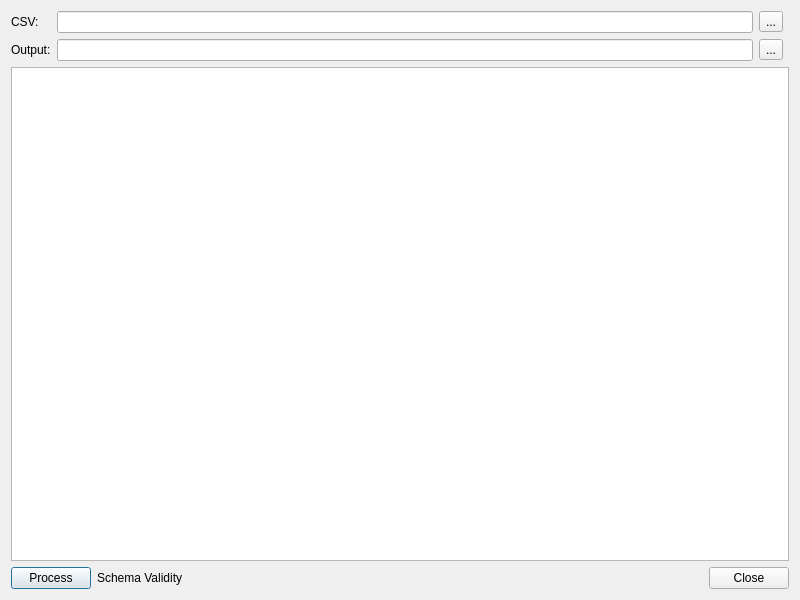
<?xml version="1.0" encoding="UTF-8"?>
<ui version="4.0">
 <class>Dialog</class>
 <widget class="QDialog" name="Dialog">
  <property name="geometry">
   <rect>
    <x>0</x>
    <y>0</y>
    <width>800</width>
    <height>600</height>
   </rect>
  </property>
  <property name="windowTitle">
   <string>Dialog</string>
  </property>
  <layout class="QGridLayout" name="gridLayout">
   <item row="1" column="0">
    <widget class="QLabel" name="label_2">
     <property name="text">
      <string>Output:</string>
     </property>
    </widget>
   </item>
   <item row="0" column="2">
    <widget class="QToolButton" name="csvSelectorButton">
     <property name="text">
      <string>...</string>
     </property>
    </widget>
   </item>
   <item row="1" column="1">
    <widget class="QLineEdit" name="outputPath"/>
   </item>
   <item row="2" column="0" colspan="4">
    <widget class="QPlainTextEdit" name="log"/>
   </item>
   <item row="0" column="0">
    <widget class="QLabel" name="label">
     <property name="text">
      <string>CSV:</string>
     </property>
    </widget>
   </item>
   <item row="0" column="1">
    <widget class="QLineEdit" name="csvPath"/>
   </item>
   <item row="1" column="2">
    <widget class="QToolButton" name="outputSelectorButton">
     <property name="text">
      <string>...</string>
     </property>
    </widget>
   </item>
   <item row="3" column="0" colspan="4">
    <layout class="QHBoxLayout" name="horizontalLayout">
     <item>
      <widget class="QPushButton" name="processButton">
       <property name="text">
        <string>Process</string>
       </property>
      </widget>
     </item>
     <item>
      <widget class="QLabel" name="schemaValidity">
       <property name="text">
        <string>Schema Validity</string>
       </property>
      </widget>
     </item>
     <item>
      <spacer name="horizontalSpacer_2">
       <property name="orientation">
        <enum>Qt::Orientation::Horizontal</enum>
       </property>
       <property name="sizeHint" stdset="0">
        <size>
         <width>40</width>
         <height>20</height>
        </size>
       </property>
      </spacer>
     </item>
     <item>
      <widget class="QPushButton" name="closeButton">
       <property name="text">
        <string>Close</string>
       </property>
      </widget>
     </item>
    </layout>
   </item>
  </layout>
 </widget>
 <resources/>
 <connections/>
</ui>
